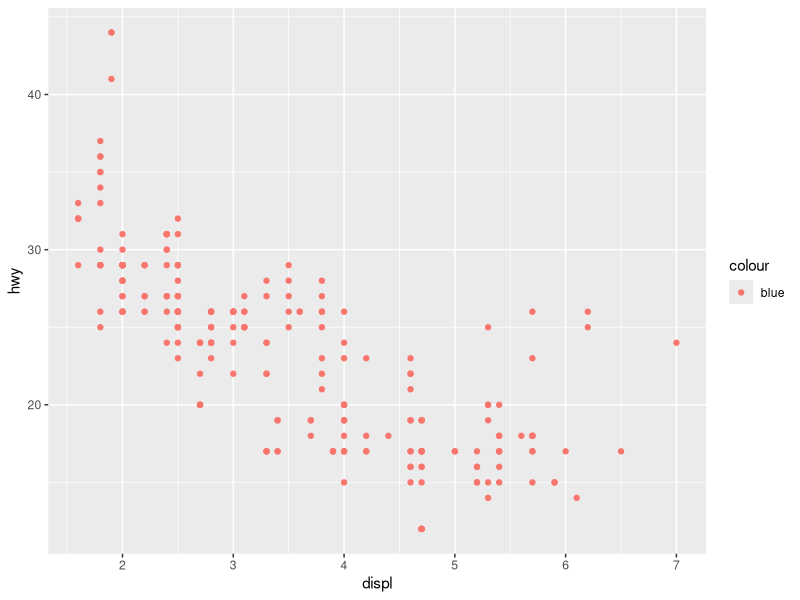
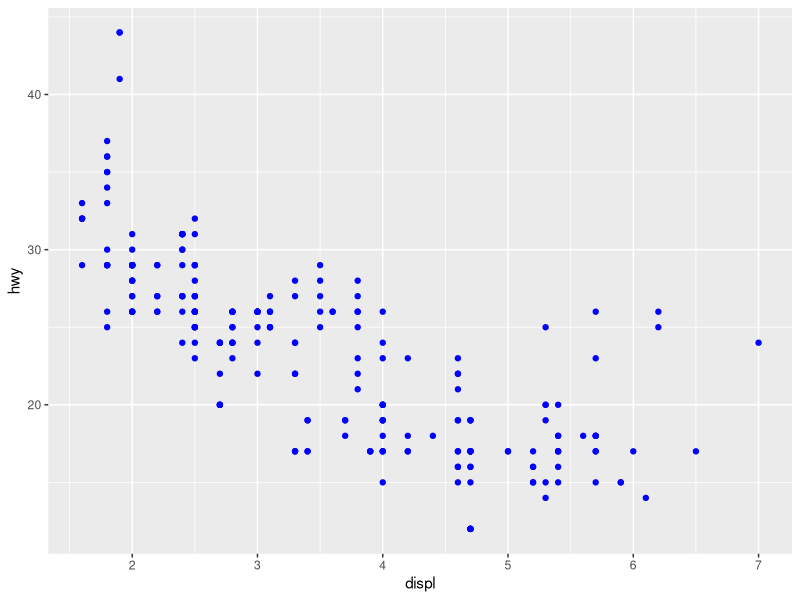
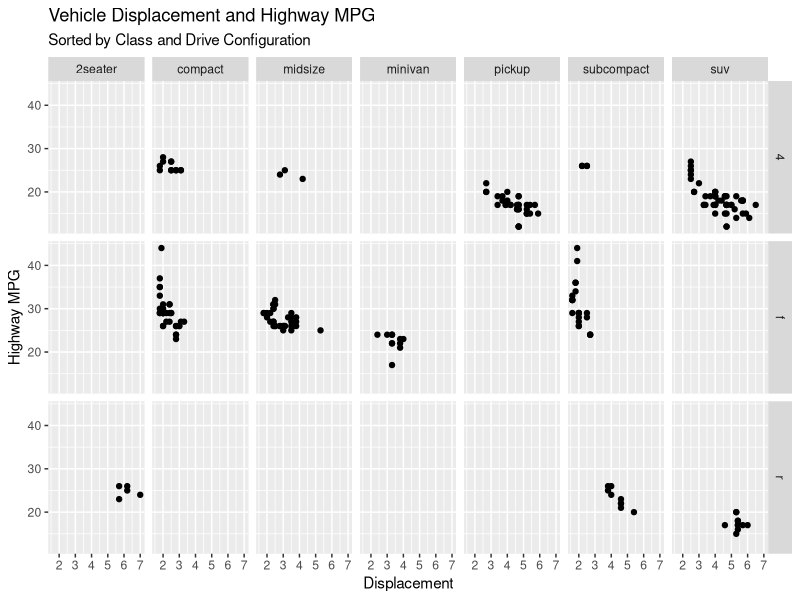
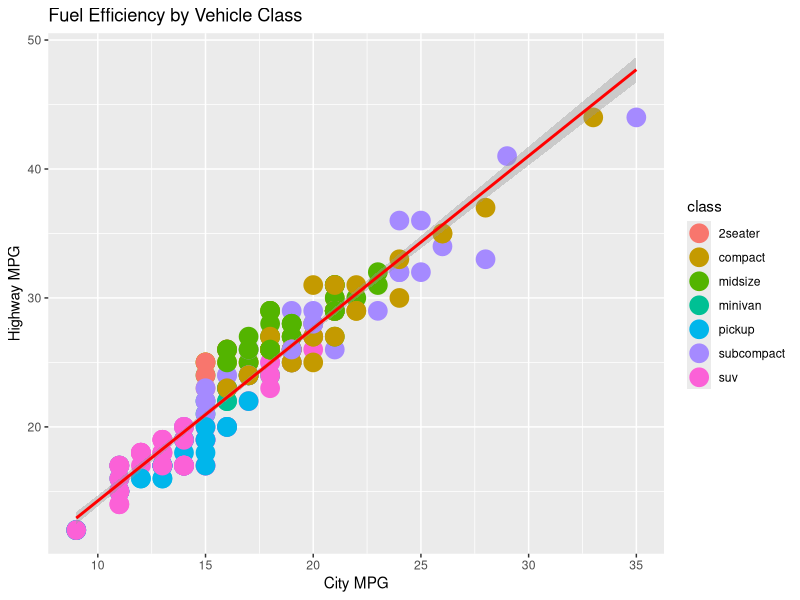
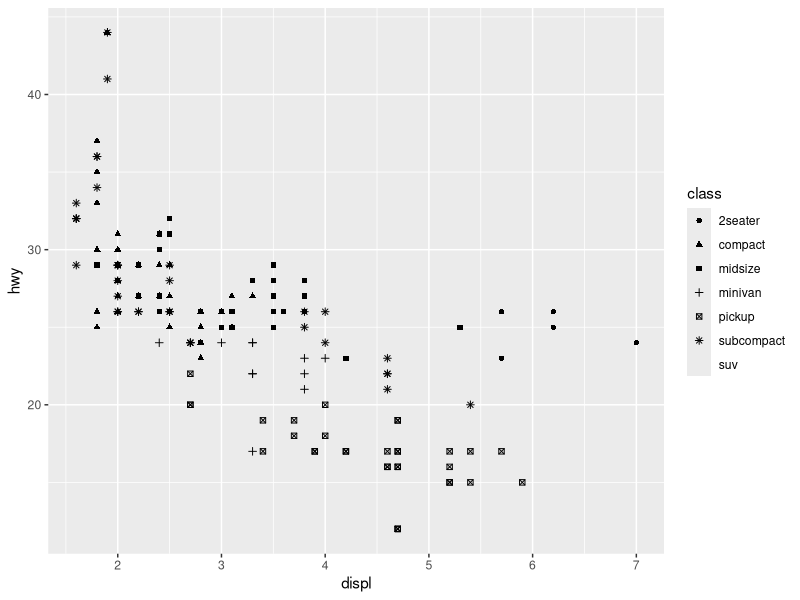
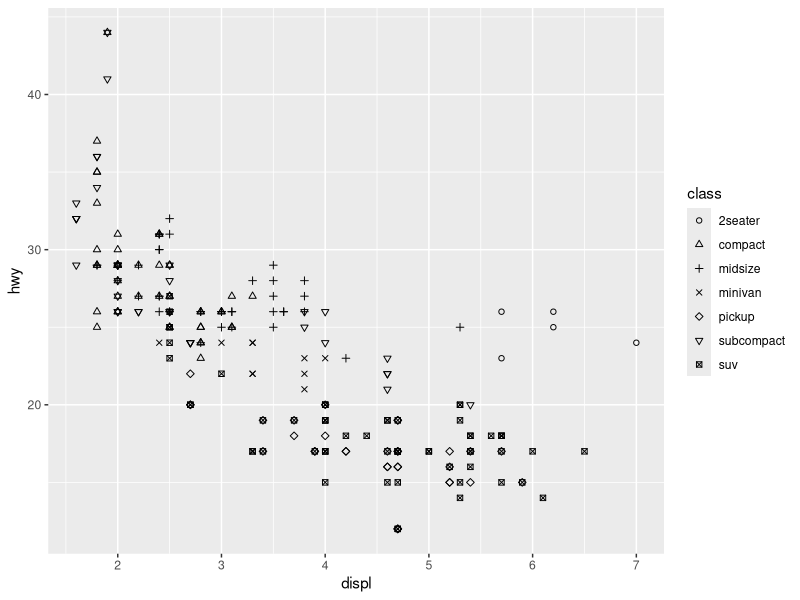
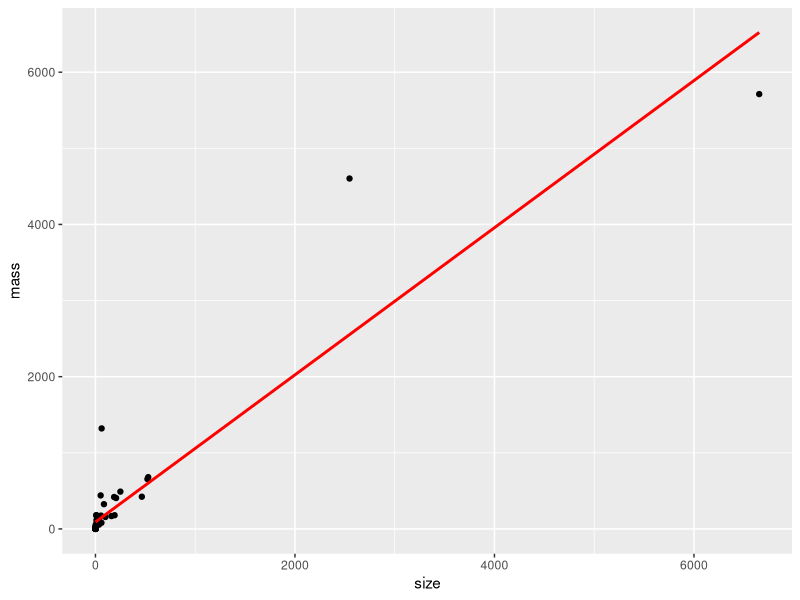
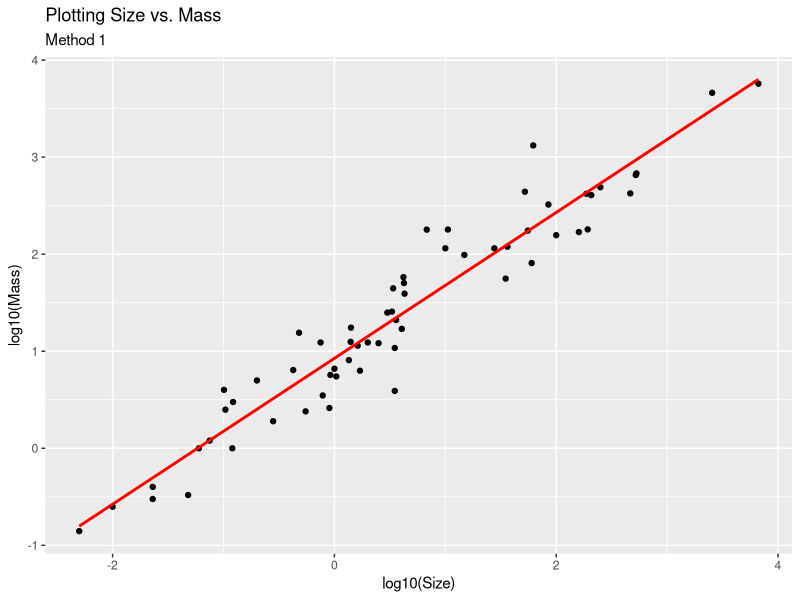

The R script that drew these images, in order:
## ---- chunk 1
library(ggplot2)
## ---- chunk 2
# importing the data set as a df because i prefer to view/manipulate 
# the data this way, also i wonʻt accidentally modify the original data set
mpg_df <- data.frame(mpg)

# method 1 - using (# of rows) & (# of columns) function in R
total_row_a <- nrow(mpg_df)
total_col_a <- ncol(mpg_df)

# method 2 - using Rʻs dim() function and indexing vertices
dim_mpg_df <- dim(mpg_df)
total_row_b <- dim_mpg_df[1]
total_col_b <- dim_mpg_df[2]
## ---- chunk 3
ggplot(data = mpg) +
  geom_point(mapping = aes(x = displ, y = hwy, color = "blue"))
## ---- chunk 4
# correcting code so color is noted outside the aes() function
ggplot(data = mpg) +
  geom_point(mapping = aes(x = displ, y = hwy), color = "blue")
## ---- chunk 5
ggplot(mpg_df, aes(x = displ, y = hwy)) + 
  geom_point() +
  facet_grid(drv ~ class) +   #facet grid function
  xlab("Displacement") +
  ylab("Highway MPG") +
  labs(
    title = "Vehicle Displacement and Highway MPG",
    subtitle = "Sorted by Class and Drive Configuration")
## ---- chunk 6
ggplot(mpg_df, aes(x = cty, y = hwy, color = class)) +
  geom_point(size = 6) +
  geom_smooth(method = "lm", color = "red") +
  xlab("City MPG") +
  ylab("Highway MPG") +
  labs(title = "Fuel Efficiency by Vehicle Class")
## ---- chunk 7
# sort mpg_df to return rows containing "subcompact" and "15"
subcompact_15 <- mpg_df[mpg_df$class == "subcompact" & mpg_df$cty == "15", ]

# create new df, extracting only the manufacturer & model for each sorted subcompact
man_model_subcompact_15 <- data.frame(subcompact_15$manufacturer, subcompact_15$model)
colnames(man_model_subcompact_15) <- c("manufacturer", "model")

# print new df
head(man_model_subcompact_15)
## ---- chunk 8
    ggplot(data = mpg) + 
      geom_point(mapping = aes(x = displ, y = hwy, shape = class))
## ---- chunk 9
# specify number of classes with a vector 1-7 in scale_shape_manual() to create 7th shape
ggplot(mpg_df) + 
  geom_point(mapping = aes(x = displ, y = hwy, shape = class)) +
  scale_shape_manual(values = 1:7) 
## ---- chunk 10
size <- c(3.385,0.48,1.35,465,36.33,27.66,14.83,1.04,4.19,0.425,0.101,0.92,1,0.005,0.06,3.5,2,1.7,2547,0.023,187.1,521,0.785,10,3.3,0.2,1.41,529,207,85,0.75,62,6654,3.5,6.8,35,4.05,0.12,0.023,0.01,1.4,250,2.5,55.5,100,52.16,10.55,0.55,60,3.6,4.288,0.28,0.075,0.122,0.048,192,3,160,0.9,1.62,0.104,4.235)
mass <- c(44.5,15.5,8.1,423,119.5,115,98.2,5.5,58,6.4,4,5.7,6.6,0.14,1,10.8,12.3,6.3,4603,0.3,419,655,3.5,115,25.6,5,17.5,680,406,325,12.3,1320,5712,3.9,179,56,17,1,0.4,0.25,12.5,490,12.1,175,157,440,179.5,2.4,81,21,39.2,1.9,1.2,3,0.33,180,25,169,2.6,11.4,2.5,50.4)
## ---- chunk 11
sizeMass <- data.frame(size, mass)
## ---- chunk 12
ggplot(sizeMass, aes(size, mass)) +
  geom_point() +
  geom_smooth(method = "lm", color = "red", se = FALSE) 
## ---- chunk 13
# apply log10 function to data set, store as new variable
size_log10 <- log10(sizeMass$size)
mass_log10 <- log10(sizeMass$mass)

# append new columns to sizeMass
sizeMass <- data.frame(size, mass, size_log10, mass_log10)
head(sizeMass, n = 2) #check

# plot new scatter
ggplot(sizeMass, aes(size_log10, mass_log10)) +
  geom_point() +
  geom_smooth(method = "lm", color = "red", se = FALSE) +
  xlab("log10(Size)") +
  ylab("log10(Mass)") +
  labs(
    title = "Plotting Size vs. Mass", 
    subtitle = "Method 1")
## ---- chunk 14
ggplot(sizeMass, aes(size, mass)) +
  geom_point() +
  scale_x_log10() +
  scale_y_log10() +
  geom_smooth(method = "lm", color = "red", se = FALSE) +
  xlab("log10(Size)") +
  ylab("log10(Mass)") +
  labs(
    title = "Plotting Size vs. Mass", 
    subtitle = "Method 2")
